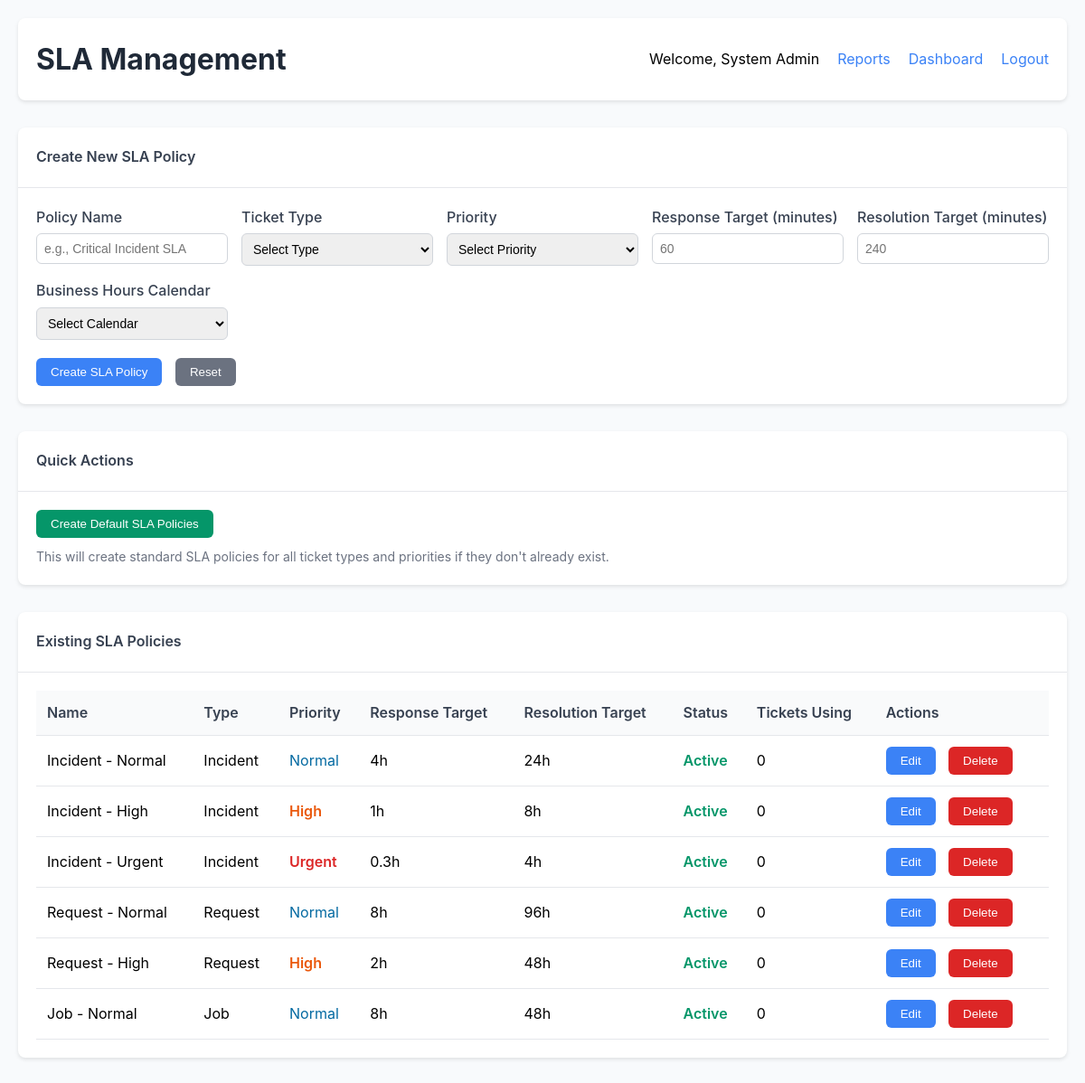
The app's page /sla-management.php (signed in) with its own data.
### tables this page shows
CREATE TABLE IF NOT EXISTS users (
    id BIGINT PRIMARY KEY AUTO_INCREMENT,
    name VARCHAR(255) NOT NULL,
    email VARCHAR(255) UNIQUE NOT NULL,
    password VARCHAR(255) NOT NULL,
    role ENUM('admin', 'supervisor', 'agent') NOT NULL,
    team_id BIGINT NULL,
    active BOOLEAN DEFAULT TRUE,
    last_login_at DATETIME NULL,
    created_at DATETIME DEFAULT CURRENT_TIMESTAMP,
    updated_at DATETIME DEFAULT CURRENT_TIMESTAMP ON UPDATE CURRENT_TIMESTAMP,
    INDEX (team_id),
    INDEX (role),
    INDEX (active)
);

CREATE TABLE IF NOT EXISTS sla_policies (
    id BIGINT PRIMARY KEY AUTO_INCREMENT,
    name VARCHAR(255) NOT NULL,
    type ENUM('incident', 'request', 'job') NOT NULL,
    priority ENUM('low', 'normal', 'high', 'urgent') NOT NULL,
    response_target INT NOT NULL COMMENT 'Minutes',
    update_target INT NULL COMMENT 'Minutes',
    resolution_target INT NOT NULL COMMENT 'Minutes',
    calendar_id BIGINT NOT NULL,
    active BOOLEAN DEFAULT TRUE,
    created_at DATETIME DEFAULT CURRENT_TIMESTAMP,
    updated_at DATETIME DEFAULT CURRENT_TIMESTAMP ON UPDATE CURRENT_TIMESTAMP,
    INDEX (type, priority),
    INDEX (calendar_id),
    INDEX (active),
    FOREIGN KEY (calendar_id) REFERENCES calendars(id)
);

### sla-management.php (the view, shortened to what this page needs)
<?php
require_once 'sla-service-simple.php';
try {
    $config = require 'config/database.php';
    $dsn = "mysql:host={$config['host']};dbname={$config['database']};charset=utf8mb4";
    $pdo = new PDO($dsn, $config['username'], $config['password'], [
        PDO::ATTR_ERRMODE => PDO::ERRMODE_EXCEPTION,
        PDO::ATTR_DEFAULT_FETCH_MODE => PDO::FETCH_ASSOC,
    ]);
    $stmt = $pdo->prepare("SELECT * FROM users WHERE id = ?");
    $stmt->execute([$_SESSION['user_id']]);
    $user = $stmt->fetch();
    $stmt = $pdo->prepare("SELECT * FROM sla_policies ORDER BY type, priority");
    $stmt->execute();
    $policies = $stmt->fetchAll();
    $policyStats = [];
    foreach ($policies as $policy) {
        $stmt = $pdo->prepare("SELECT COUNT(*) as count FROM tickets WHERE sla_policy_id = ?");
        $stmt->execute([$policy['id']]);
        $policyStats[$policy['id']] = $stmt->fetch()['count'];
    }
} catch (Exception $e) {
    $message = "Database error: " . $e->getMessage();
    $messageType = 'error';
}
?>
<!DOCTYPE html>
<html lang='en'>
<head>
</head>
<body>
    <div class='container'>
        <div class='header'>
            <h1>SLA Management</h1>
            <div class='user-info'>
                <span>Welcome, <?= htmlspecialchars($user['name']) ?></span>
                <a href='/ITSPtickets/reports-simple.php'>Reports</a>
                <a href='/ITSPtickets/dashboard-simple.php'>Dashboard</a>
                <a href='/ITSPtickets/logout.php'>Logout</a>
            </div>
        </div>
        <div class='section'>
            <div class='section-header'>Create New SLA Policy</div>
            <div class='section-content'>
                <form method='POST'>
                    <div class='form-grid'>
                        <div class='form-group'>
                            <label for='name'>Policy Name</label>
                            <input type='text' id='name' name='name' required placeholder='e.g., Critical Incident SLA'>
                        </div>
                        <div class='form-group'>
                            <label for='type'>Ticket Type</label>
                            <select id='type' name='type' required>
                                <option value=''>Select Type</option>
                            </select>
                        </div>
                        <div class='form-group'>
                            <label for='priority'>Priority</label>
                            <select id='priority' name='priority' required>
                                <option value=''>Select Priority</option>
                            </select>
                        </div>
                        <div class='form-group'>
                            <label for='response_target'>Response Target (minutes)</label>
                            <input type='number' id='response_target' name='response_target' min='1' required placeholder='60'>
                        </div>
                        <div class='form-group'>
                            <label for='resolution_target'>Resolution Target (minutes)</label>
                            <input type='number' id='resolution_target' name='resolution_target' min='1' required placeholder='240'>
                        </div>
                        <div class='form-group'>
                            <label for='calendar_id'>Business Hours Calendar</label>
                            <select id='calendar_id' name='calendar_id' required>
                                <option value=''>Select Calendar</option>
                            </select>
                        </div>
                    </div>
                    <button type='submit' class='btn btn-primary'>Create SLA Policy</button>
                    <button type='button' class='btn btn-secondary' onclick='document.querySelector("form").reset()'>Reset</button>
                </form>
            </div>
        </div>
        <div class='section'>
            <div class='section-header'>Quick Actions</div>
            <div class='section-content'>
                <form method='POST' style='display: inline;'>
                    <button type='submit' class='btn btn-success' onclick='return confirm("This will create default SLA policies for all type/priority combinations. Continue?")'>
                        Create Default SLA Policies
                    </button>
                </form>
                <p style='margin-top: 10px; color: #6b7280; font-size: 14px;'>
                    This will create standard SLA policies for all ticket types and priorities if they don't already exist.
                </p>
            </div>
        </div>
        <div class='section'>
            <div class='section-header'>Existing SLA Policies</div>
            <div class='section-content'>
                <?php if (empty($policies)): ?>
                    <p>No SLA policies found. Create your first policy above or use the "Create Default SLA Policies" button.</p>
                <?php else: ?>
                    <table>
                        <thead>
                            <tr>
                                <th>Name</th>
                                <th>Type</th>
                                <th>Priority</th>
                                <th>Response Target</th>
                                <th>Resolution Target</th>
                                <th>Status</th>
                                <th>Tickets Using</th>
                                <th>Actions</th>
                            </tr>
                        </thead>
                        <tbody>
                            <?php foreach ($policies as $policy): ?>
                                <tr>
                                    <td><?= htmlspecialchars($policy['name']) ?></td>
                                    <td><?= ucfirst(htmlspecialchars($policy['type'])) ?></td>
                                    <td class='priority-<?= $policy['priority'] ?>'><?= ucfirst(htmlspecialchars($policy['priority'])) ?></td>
                                    <td><?= round($policy['response_target'] / 60, 1) ?>h</td>
                                    <td><?= round($policy['resolution_target'] / 60, 1) ?>h</td>
                                    <td class='<?= $policy['active'] ? 'status-active' : 'status-inactive' ?>'>
                                        <?= $policy['active'] ? 'Active' : 'Inactive' ?>
                                    </td>
                                    <td><?= $policyStats[$policy['id']] ?? 0 ?></td>
                                    <td>
                                        <button class='btn btn-primary' onclick='editPolicy(<?= json_encode($policy) ?>)'>Edit</button>
                                        <?php if (($policyStats[$policy['id']] ?? 0) == 0): ?>
                                            <form method='POST' style='display: inline;'>
                                                <button type='submit' class='btn btn-danger' onclick='return confirm("Delete this SLA policy?")'>Delete</button>
                                            </form>
                                        <?php endif; ?>
                                    </td>
                                </tr>
                            <?php endforeach; ?>
                        </tbody>
                    </table>
                <?php endif; ?>
            </div>
        </div>
    </div>
</body>
</html>

### sla-management.php (style rules this page uses)
* { margin: 0; padding: 0; box-sizing: border-box; }
body { font-family: -apple-system, BlinkMacSystemFont, 'Segoe UI', Roboto, sans-serif; background: #f8fafc; line-height: 1.6; }
.container { max-width: 1200px; margin: 0 auto; padding: 20px; }
.header { display: flex; justify-content: space-between; align-items: center; background: white; padding: 20px; border-radius: 8px; box-shadow: 0 2px 4px rgba(0,0,0,0.1); margin-bottom: 30px; }
.header h1 { color: #1f2937; }
.user-info { display: flex; gap: 20px; align-items: center; }
.user-info a { color: #3b82f6; text-decoration: none; }
.section { background: white; border-radius: 8px; box-shadow: 0 2px 4px rgba(0,0,0,0.1); margin-bottom: 30px; }
.section-header { padding: 20px; border-bottom: 1px solid #e5e7eb; font-weight: 600; color: #374151; }
.section-content { padding: 20px; }
.form-grid { display: grid; grid-template-columns: repeat(auto-fit, minmax(200px, 1fr)); gap: 15px; margin-bottom: 20px; }
.form-group { display: flex; flex-direction: column; }
.form-group label { margin-bottom: 5px; font-weight: 500; color: #374151; }
.form-group input, .form-group select { padding: 8px; border: 1px solid #d1d5db; border-radius: 6px; font-size: 14px; }
.btn { padding: 8px 16px; border-radius: 6px; text-decoration: none; font-weight: 500; border: none; cursor: pointer; margin-right: 10px; }
.btn-primary { background: #3b82f6; color: white; }
.btn-success { background: #059669; color: white; }
.btn-danger { background: #dc2626; color: white; }
.btn-secondary { background: #6b7280; color: white; }
table { width: 100%; border-collapse: collapse; }
table th, table td { text-align: left; padding: 12px; border-bottom: 1px solid #e5e7eb; }
table th { background: #f9fafb; font-weight: 600; color: #374151; }
.status-active { color: #059669; font-weight: 600; }
.priority-urgent { color: #dc2626; font-weight: 600; }
.priority-high { color: #ea580c; font-weight: 600; }
.priority-normal { color: #0369a1; }

### records on screen
users: name "System Admin"
sla_policies: name "Incident - Normal", type "Incident", priority "Normal", $policy['response_target']/60 "4", $policy['resolution_target']/60 "24", active "Active", id "0"
sla_policies: name "Incident - High", type "Incident", priority "High", $policy['response_target']/60 "1", $policy['resolution_target']/60 "8", active "Active", id "0"
sla_policies: name "Incident - Urgent", type "Incident", priority "Urgent", $policy['response_target']/60 "0.3", $policy['resolution_target']/60 "4", active "Active", id "0"
sla_policies: name "Request - Normal", type "Request", priority "Normal", $policy['response_target']/60 "8", $policy['resolution_target']/60 "96", active "Active", id "0"
sla_policies: name "Request - High", type "Request", priority "High", $policy['response_target']/60 "2", $policy['resolution_target']/60 "48", active "Active", id "0"
sla_policies: name "Job - Normal", type "Job", priority "Normal", $policy['response_target']/60 "8", $policy['resolution_target']/60 "48", active "Active", id "0"
